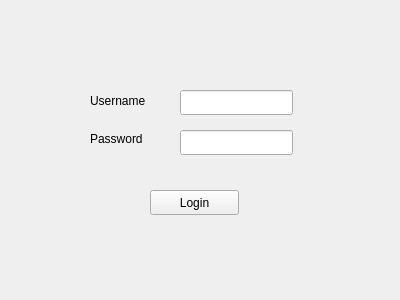
<?xml version="1.0" encoding="UTF-8"?>
<ui version="4.0">
 <class>Form</class>
 <widget class="QWidget" name="Form">
  <property name="geometry">
   <rect>
    <x>0</x>
    <y>0</y>
    <width>400</width>
    <height>300</height>
   </rect>
  </property>
  <property name="windowTitle">
   <string>Form</string>
  </property>
  <widget class="QLabel" name="usernameLabel">
   <property name="geometry">
    <rect>
     <x>90</x>
     <y>90</y>
     <width>71</width>
     <height>21</height>
    </rect>
   </property>
   <property name="text">
    <string>Username</string>
   </property>
  </widget>
  <widget class="QLabel" name="passwordLabel">
   <property name="geometry">
    <rect>
     <x>90</x>
     <y>130</y>
     <width>67</width>
     <height>17</height>
    </rect>
   </property>
   <property name="text">
    <string>Password</string>
   </property>
  </widget>
  <widget class="QLineEdit" name="usernameInput">
   <property name="geometry">
    <rect>
     <x>180</x>
     <y>90</y>
     <width>113</width>
     <height>25</height>
    </rect>
   </property>
  </widget>
  <widget class="QLineEdit" name="passwordInput">
   <property name="geometry">
    <rect>
     <x>180</x>
     <y>130</y>
     <width>113</width>
     <height>25</height>
    </rect>
   </property>
  </widget>
  <widget class="QPushButton" name="loginButton">
   <property name="geometry">
    <rect>
     <x>150</x>
     <y>190</y>
     <width>89</width>
     <height>25</height>
    </rect>
   </property>
   <property name="text">
    <string>Login</string>
   </property>
  </widget>
 </widget>
 <resources/>
 <connections/>
</ui>
